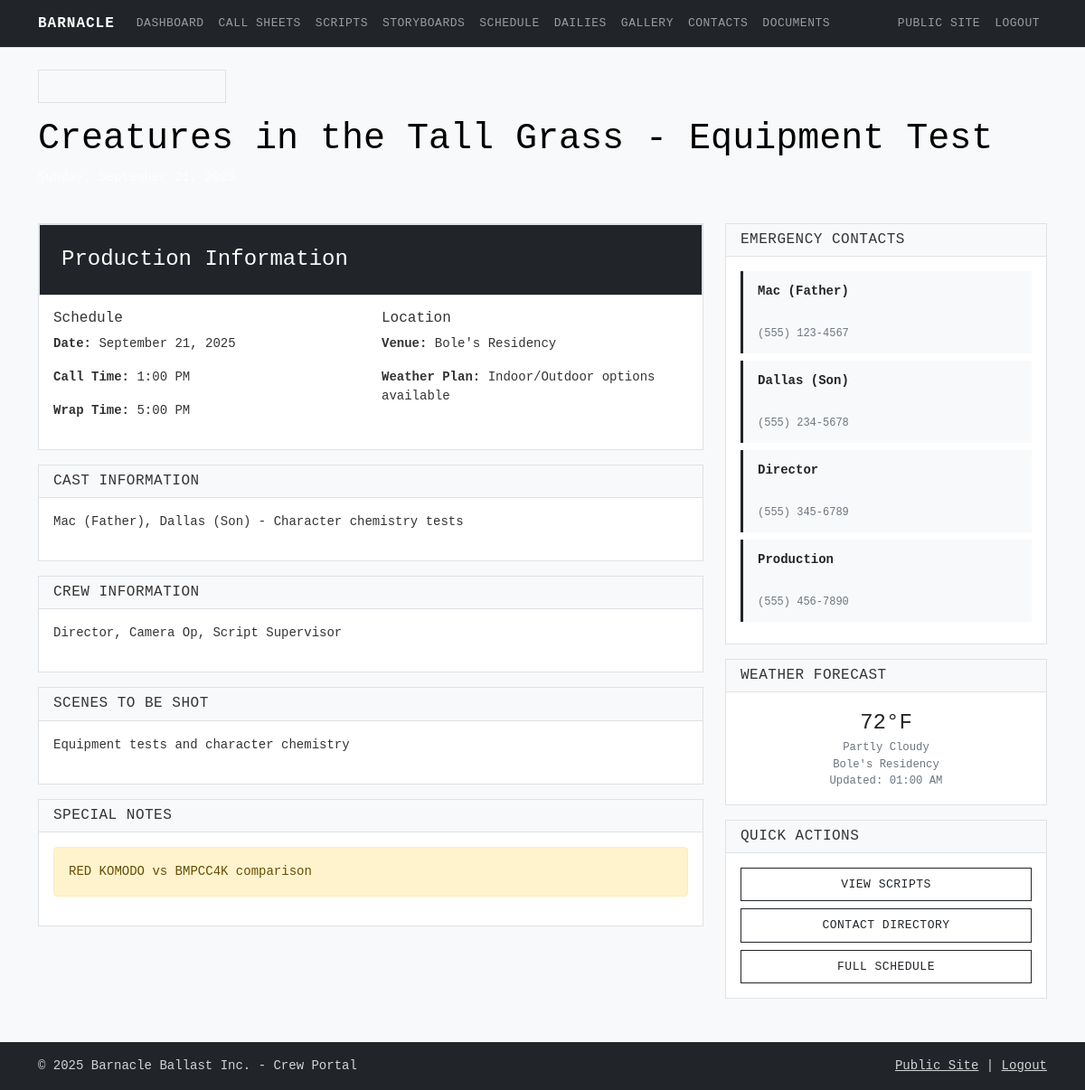
/crew/callsheets/1 (signed in), run on the app's committed database.
### app.py (models this page shows, shortened)
class CallSheet(db.Model):
    id = db.Column(db.Integer, primary_key=True)
    title = db.Column(db.String(200), nullable=False)
    date = db.Column(db.Date, nullable=False)
    location = db.Column(db.String(200), nullable=False)
    call_time = db.Column(db.String(20), nullable=False)
    wrap_time = db.Column(db.String(20), nullable=False)
    weather_contingency = db.Column(db.Text)
    cast_notes = db.Column(db.Text)
    crew_notes = db.Column(db.Text)
    special_notes = db.Column(db.Text)
    scenes = db.Column(db.Text)
    created_at = db.Column(db.DateTime, default=datetime.utcnow)
    updated_at = db.Column(db.DateTime, default=datetime.utcnow, onupdate=datetime.utcnow)

### app.py (the view)
@app.route('/crew/callsheets/<int:sheet_id>')
def crew_callsheet_detail(sheet_id):
    if not session.get('crew_logged_in'):
        return redirect(url_for('crew_login'))
    call_sheet = CallSheet.query.get_or_404(sheet_id)
    return render_template('crew/callsheet_detail.html', call_sheet=call_sheet)

### templates/crew/callsheet_detail.html (shortened to what this page needs)
{% extends "crew/crew_base.html" %}
{% block content %}
<div class="container mt-4">
    <div class="row mb-4">
        <div class="col">
            <a href="{{ url_for('crew_callsheets') }}"
                class="btn btn-outline-light mb-3">← Back to Call Sheets</a>
            <h1 class="text-black">{{ call_sheet.title }}</h1>
            <p class="text-light">{{ call_sheet.date.strftime('%A, %B %d, %Y')
                }}</p>
        </div>
    </div>
    <div class="row">
        <div class="col-lg-8">
            <div class="card">
                <div class="call-sheet-header">
                    <h4 class="mb-0">Production Information</h4>
                </div>
                <div class="card-body">
                    <div class="row">
                        <div class="col-md-6">
                            <h6>Schedule</h6>
                            <p><strong>Date:</strong> {{
                                call_sheet.date.strftime('%B %d, %Y') }}</p>
                            <p><strong>Call Time:</strong> {{
                                call_sheet.call_time }}</p>
                            <p><strong>Wrap Time:</strong> {{
                                call_sheet.wrap_time }}</p>
                        </div>
                        <div class="col-md-6">
                            <h6>Location</h6>
                            <p><strong>Venue:</strong> {{ call_sheet.location
                                }}</p>
                            {% if call_sheet.weather_contingency %}
                            <p><strong>Weather Plan:</strong> {{
                                call_sheet.weather_contingency }}</p>
                            {% endif %}
                        </div>
                    </div>
                </div>
            </div>
            {% if call_sheet.cast_notes %}
            <div class="card mt-3">
                <div class="card-header">
                    <h6 class="mb-0">Cast Information</h6>
                </div>
                <div class="card-body">
                    <p>{{ call_sheet.cast_notes }}</p>
                </div>
            </div>
            {% endif %}
            {% if call_sheet.crew_notes %}
            <div class="card mt-3">
                <div class="card-header">
                    <h6 class="mb-0">Crew Information</h6>
                </div>
                <div class="card-body">
                    <p>{{ call_sheet.crew_notes }}</p>
                </div>
            </div>
            {% endif %}
            {% if call_sheet.scenes %}
            <div class="card mt-3">
                <div class="card-header">
                    <h6 class="mb-0">Scenes to be Shot</h6>
                </div>
                <div class="card-body">
                    <p>{{ call_sheet.scenes }}</p>
                </div>
            </div>
            {% endif %}
            {% if call_sheet.special_notes %}
            <div class="card mt-3">
                <div class="card-header">
                    <h6 class="mb-0">Special Notes</h6>
                </div>
                <div class="card-body">
                    <div class="alert alert-warning">
                        <p class="mb-0">{{ call_sheet.special_notes }}</p>
                    </div>
                </div>
            </div>
            {% endif %}
        </div>
        <div class="col-lg-4">
            <div class="card mb-3">
                <div class="card-header">
                    <h6 class="mb-0">Emergency Contacts</h6>
                </div>
                <div class="card-body">
                    <div class="emergency-contact mb-2">
                        <strong>Mac (Father)</strong><br>
                        <small class="text-muted">(555) 123-4567</small>
                    </div>
                    <div class="emergency-contact mb-2">
                        <strong>Dallas (Son)</strong><br>
                        <small class="text-muted">(555) 234-5678</small>
                    </div>
                    <div class="emergency-contact mb-2">
                        <strong>Director</strong><br>
                        <small class="text-muted">(555) 345-6789</small>
                    </div>
                    <div class="emergency-contact">
                        <strong>Production</strong><br>
                        <small class="text-muted">(555) 456-7890</small>
                    </div>
                </div>
            </div>
            <div class="card mb-3">
                <div class="card-header">
                    <h6 class="mb-0">Weather Forecast</h6>
                </div>
                <div class="card-body">
                    <div id="weather-widget">
                    </div>
                </div>
            </div>
            <div class="card">
                <div class="card-header">
                    <h6 class="mb-0">Quick Actions</h6>
                </div>
                <div class="card-body">
                    <div class="d-grid gap-2">
                        <a href="{{ url_for('crew_scripts') }}"
                            class="btn btn-outline-primary btn-sm">View
                            Scripts</a>
                        <a href="{{ url_for('crew_contacts') }}"
                            class="btn btn-outline-primary btn-sm">Contact
                            Directory</a>
                        <a href="{{ url_for('crew_schedule') }}"
                            class="btn btn-outline-primary btn-sm">Full
                            Schedule</a>
                    </div>
                </div>
            </div>
        </div>
    </div>
</div>
{% endblock %}

### static/css/main.css (style rules this page uses)
:root { --bb-primary: #2c5f63; --bb-secondary: #6c757d; --bb-accent: #495057; --bb-dark: #212529; --bb-light: #f8f9fa; --bb-border: #dee2e6; }
body { font-family: 'SF Mono', 'Monaco', 'Inconsolata', 'Roboto Mono', 'Courier New', monospace; line-height: 1.5; font-size: 14px; color: var(--bb-dark); background-color: #ffffff; }
.btn { font-family: inherit; font-size: 13px; font-weight: 500; border-radius: 0; border: 1px solid var(--bb-border); padding: 8px 16px; text-transform: uppercase; letter-spacing: 0.5px; transition: all 0.2s ease; }
.btn-outline-primary { color: var(--bb-dark); border-color: var(--bb-dark); background-color: transparent; }
.card { border: 1px solid var(--bb-border); border-radius: 0; box-shadow: none; background-color: white; }
.card-header { background-color: var(--bb-light); border-bottom: 1px solid var(--bb-border); font-weight: 600; font-size: 13px; text-transform: uppercase; letter-spacing: 0.5px; }
.crew-portal { background-color: #f8f9fa; color: var(--bb-dark); }
.call-sheet-header { background-color: var(--bb-dark); color: white; padding: 1.5rem; border: 1px solid var(--bb-border); }
.emergency-contact { border-left: 3px solid var(--bb-dark); padding-left: 1rem; background-color: var(--bb-light); }

### static/css/crew.css (style rules this page uses)
.crew-portal { background-color: #f8f9fa; min-height: 100vh; font-family: 'SF Mono', 'Monaco', 'Inconsolata', 'Roboto Mono', 'Courier New', monospace; }
.call-sheet-header { background-color: var(--bb-dark); color: white; padding: 1.5rem; border: 1px solid var(--bb-border); }
.call-sheet-header::after { display: none; }
.emergency-contact { border-left: 3px solid var(--bb-dark); padding: 0.75rem 1rem; margin-bottom: 0.5rem; background: var(--bb-light); transition: background-color 0.2s ease; cursor: pointer; }
.emergency-contact strong { color: var(--bb-dark); display: block; margin-bottom: 0.25rem; font-weight: 600; }
.emergency-contact small { color: var(--bb-secondary); font-size: 12px; }
.crew-portal .card { background-color: rgba(255, 255, 255, 0.95); color: #333; }
.crew-portal .text-muted { color: #6c757d !important; }
.crew-portal .text-light { color: rgba(255, 255, 255, 0.8) !important; }

### data on the page
CallSheet: title "Creatures in the Tall Grass - Equipment Test", date "September 21, 2025", call_time "1:00 PM", wrap_time "5:00 PM", location "Bole's Residency", weather_contingency "Indoor/Outdoor options available", cast_notes "Mac (Father), Dallas (Son) - Character chemistry tests", crew_notes "Director, Camera Op, Script Supervisor", scenes "Equipment tests and character chemistry", special_notes "RED KOMODO vs BMPCC4K comparison"
